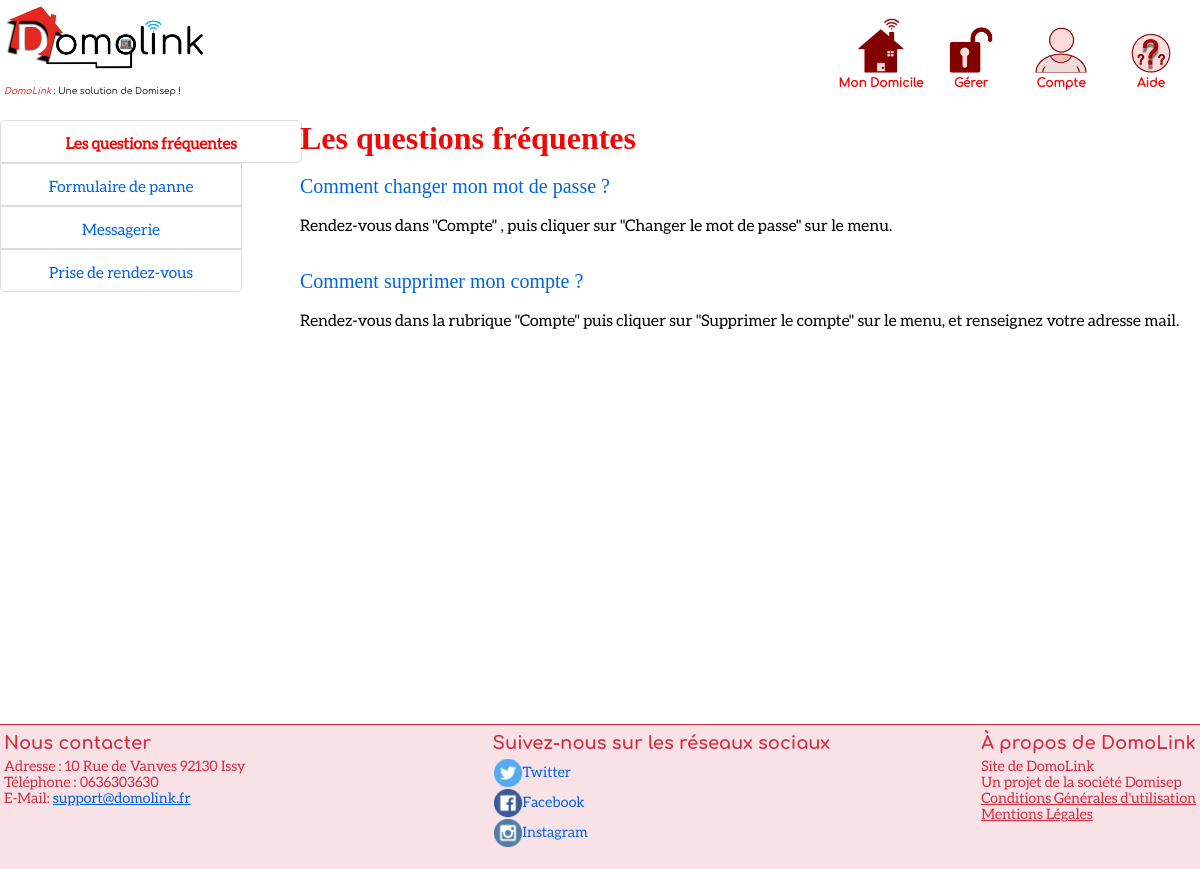
The app's page /aide/routers/router.php (signed in) with its own data.
### tables this page shows
CREATE TABLE `FAQ` (
  `id` int(11) NOT NULL,
  `question` mediumtext NOT NULL,
  `reponse` mediumtext NOT NULL
);

### aide/controllers/controller.php (called while the page is built, shortened)
 <?php
require "../../aide/models/model.php";
function questions_frequentes(){
    require "../../aide/views/faq.php";
}
function chercheQuestion(){
    afficherQuestion();
}
?>

### phpRessources/fonctions.php (called while the page is built, shortened)
<?php
class Database
{
    static $instance = null;
    static function init()
    {
        if (self::$instance == null) {
            try {
                self::$instance = new PDO('mysql:host=localhost;dbname=Domolink;charset=utf8', 'root', 'alpine');
            } catch (Exception $e) {
                header($_SERVER['SERVER_PROTOCOL'] . ' 500 Internal Server Error', true, 500);
                echo "<script>alert('Impossible de se connecter à la base de donnée !{$e->getMessage()}');</script>";
                echo "La base de donnée est inaccessible :(, reconnectez vous dans quelques temps.";
                self::$instance = null;
            }
        }
    }
    static function execute($command, $array = null)
    {
        if (gettype($command) != "string" || ($array != null && gettype($array) != "array")) {
            return null;
        } else {
            try {
                if ($array == null)
                    $req = self::$instance->query($command);
                else {
                    $req = self::$instance->prepare($command);
                }
                $req->execute($array);
                return $req;
            } catch (Exception $e) {
                return null;
            }
        }
    }
}

### aide/models/model.php (the view, shortened to what this page needs)
<?php
include_once("../../phpRessources/fonctions.php");
        ?>
        <?php
function afficherQuestion()
{
    $req = DataBase::execute('SELECT * FROM FAQ');
    while ($donnees = $req->fetch()) {
        ?>
        <div class="question"> <?php echo $donnees['question'] ?> </div> <br>
        <div class="reponse"> <?php echo $donnees['reponse'] ?> </div> <br> <br>
        <?php
    }
}

### aide/routers/router.php
<?php
require "../../aide/controllers/controller.php";
if (isset($_GET["action"])) {
    $action = htmlspecialchars($_GET["action"]);
    switch ($action){
        case "prise_de_rdv":
            prise_de_rdv();
            break;
        case "signaler_une_panne":
            formulaire_panne();
            break;
        case "conf_rdv":
            confirmation_rdv();
            break;
        case "conf_fp":
            confirmation_panne();
            break;
        case "demande_rdv":
            demande_rdv();
            break;
        case "messagerie":
            messagerie();
            break;
        case "nouveau_message":
            messagerie();
            break;
        case "message_envoye":
            message_envoye();
            break;
        case "message_recu":
            message_recu();
            break;
        case "ajouter_formulaire":
            ajout_formulaire();
            break;
        case "formulaire_message":
            formulaire_message();
            break;
        default :
            echo"error 404";
            break;
    }
}
else {
    questions_frequentes();
}
?>

### aide/views/faq.php (shortened to what this page needs)
<!DOCTYPE html>
<head>
    <link rel="stylesheet" href="/css/cssGeneral.css">
    <link rel="stylesheet" href="/css/aide.css">
</head>
<body>
<?php include("../../header.php"); ?>
<div class = "wrapper">
    <div class="menu">
        <nav>
            <a href="router.php?" class='active'>Les questions fréquentes</a>
            <a href="router.php?action=signaler_une_panne">Formulaire de panne</a>
            <a href="router.php?action=messagerie"> Messagerie </a>
            <a href="router.php?action=prise_de_rdv">Prise de rendez-vous</a>
        </nav>
    </div>
    <div class="corps">
        <h1>Les questions fréquentes</h1> <br>
        <?php chercheQuestion(); ?>
    </div>
</div>
<?php include ("../../footer.php"); ?>
</body>
</html>

### header.php (shortened to what this page needs)
<?php
include_once("phpRessources/fonctions.php");
if (empty($_SESSION['id']) && (!(strpos($_SERVER['REQUEST_URI'],"connexion.php"))&&!(strpos($_SERVER['REQUEST_URI'],"oublie.php"))&&!(strpos($_SERVER['REQUEST_URI'],"activation.php")))) {
    header("Location: /connexion.php");
    die();
} else {
    $req2 = Database::execute('SELECT nom,societe,telephone,slogan,adresse,mail,facebook,twitter,instagram FROM Administration', null);
    $donneesAdmin = $req2->fetch();
}
?>
<body>
<header>
    <div class="topIcon">
        <a href="/dashBoard.php?piece=VueGenerale">
            <img draggable="false" src="/ressources/Logo.png" alt="DomoLink" width=200vw/>
        </a>
        <div class="slogan"><br><em class="slogan compagnie"><?php echo $donneesAdmin['nom']; ?></em>
            : <?php echo $donneesAdmin['slogan']; ?></div>
    </div>
    <?php if ($_SERVER['PHP_SELF'] != "/connexion.php" && $_SERVER['PHP_SELF'] != "/oublie.php" && $_SERVER['PHP_SELF'] != "/activation.php"): ?>
        <div class="topMenu">
            <div class="menuItem">
                <a href="/dashBoard.php?piece=VueGenerale"><img draggable="false" alt="Domicile Icône"
                                                               src="/ressources/accueil.png" width=60%/></a>
                <a href="/dashBoard.php?piece=VueGenerale" class="caption">Mon Domicile</a>
            </div>
            <?php if ($_SESSION['type'] != 0): ?>
                <div class="menuItem">
                    <a href="/administration.php"><img draggable="false" src="/ressources/administration.png"
                                                      alt="Administration Icône"
                                                      width=60%/></a>
                    <a href="/administration.php" class="caption">Gérer</a>
                </div>
            <?php endif; ?>
            <div class="menuItem">
                <a href="/compte.php?action=infos"><img draggable="false" src="/ressources/compte.png"
                                                       alt="Icône Compte" width=60%/></a>
                <a href="/compte.php?action=infos" class="caption">Compte</a>
            </div>
            <div class="menuItem">
                <a href="aide/routers/router.php"><img draggable="false" src="/ressources/aide.png" alt="DomoLink" width=60%/></a>
                <a href="aide/routers/router.php" class="caption">Aide</a>
            </div>
        </div>
    <?php endif; ?>
</header>
<div class="contenu">

### footer.php (shortened to what this page needs)
</div>
<footer>
    <div class="footer_location">
        <h3> Nous contacter </h3>
        Adresse : <?php echo $donneesAdmin['adresse']; ?><br>
        Téléphone : <?php echo $donneesAdmin['telephone']; ?><br>
        E-Mail: <a id="linkMail"
                   href="mailto:<?php echo $donneesAdmin['mail']; ?>"><?php echo $donneesAdmin['mail']; ?></a><br>
    </div>
    <div class="footer_reseaux">
        <h3> Suivez-nous sur les réseaux sociaux </h3>
        <a href=<?php echo $donneesAdmin['twitter']; ?>><img src="/ressources/Twitter.png" draggable="false" width="30vw"
                                                             alt="Twitte">Twitter</a><br>
        <a href=<?php echo $donneesAdmin['facebook']; ?>><img src="/ressources/Facebook.png" draggable="false" width="30vw"
                                                              alt="Facebo">Facebook</a><br>
        <a href=<?php echo $donneesAdmin['instagram']; ?>><img src="/ressources/Instagram.png" draggable="false" width="30vw"
                                                               alt="Instagr">Instagram</a>
    </div>
    <div class="footer_description">
        <h3>À propos de DomoLink</h3>
        Site de <?php echo $donneesAdmin['nom']; ?><br>
        Un projet de la société <?php echo $donneesAdmin['societe']; ?><br>
        <a id="cguFooter">Conditions Générales d'utilisation</a><br>
        <a id="mentionsFooter">Mentions Légales</a><br>
    </div>
</footer>

### css/cssGeneral.css (style rules this page uses)
body { margin : 0; min-height: 100%; position: relative; font-family: Aleo-Regular; }
.menu a { font-size : 1.3vw; text-align: center; color: #0063e3; float: left; width: 80%; text-decoration: none; transition: background-color .3s; border: 1px solid #ddd; padding : 14px 0 10px 0; }
.menu .active { border-bottom-right-radius: 5px; border-top-right-radius: 5px; color:#EF0A0A; font-weight:bold; width: 100%; }
.menu a:last-child { border-bottom-left-radius: 5px; border-bottom-right-radius: 5px; }
.menu a:first-child { border-top-left-radius: 5px; border-top-right-radius: 5px; }

### css/aide.css (style rules this page uses)
.wrapper { display: grid; grid-template-columns: 1fr 2fr 1fr; grid-auto-rows: 10em; }
.menu { grid-column: 1; grid-row-end : -1; border: 2px salmon; }
.corps { grid-row-end: -1; grid-column: 2/span 3; border: 2px salmon; }
.question { font-family: "Comfortaa", serif; font-size: 20px; color: #0063e3; }
.corps h1 { font-family: "Comfortaa", serif; color: #EF0A0A; padding: 0; top:0; margin: 0; }

### css/header.css (style rules this page uses)
body { min-height: 100%; }
.contenu { min-height:73vh; padding-bottom: 20px; }
header { display : flex; margin-bottom:20px; padding: 4px; }
.topIcon { display: inline; float: left; }
.compagnie { color : #EF0A0A; }
.slogan { font-family: "Comfortaa-Regular" , serif; width : 100%; font-size: 9px; white-space: nowrap; overflow: hidden; }
.topMenu { display:flex; align-items:center; margin-left:auto; width : 360px; min-width : 120px; }
.menuItem { vertical-align: middle; width : 25%; display : table-cell; text-align:center; transform: translateY(5%); }
.caption { font-family: "Comfortaa-Regular", serif; display : block; font-weight:bold; color:#EF0A0A; font-size: 12px; cursor: pointer; text-decoration: none; }
.topIcon a { text-decoration: none; }

### css/footer.css (style rules this page uses)
footer { height:17vh; border-top: 1px solid #D52C42; color: #D52C42; width: calc(100% - 8px); position: absolute; left: 0; padding: 4px; font-size: 1.2vw; display: grid; grid-template-columns: repeat(2, 1fr); grid-gap: 5px; background-color: rgba(213, 49, 79, 0.14); }
footer h3 { font-family: "Comfortaa-Bold", serif; font-weight: bold; margin-top: 4px; margin-bottom: 5px; font-size: 1.5vw; }
.footer_description { grid-column: 3; grid-row: 1; }
.footer_description a { color: #D52C42; cursor: pointer; text-decoration: underline; }
.footer_reseaux { grid-column: 2; grid-row: 1; }
.footer_reseaux a { color:#0063e3; text-decoration: none; }
.footer_reseaux img { vertical-align: middle; }
.footer_location { grid-column: 1; grid-row: 1; }
#linkMail { color :#0063e3; }

### records on screen
faq: question "Comment changer mon mot de passe ?", reponse "Rendez-vous dans \"Compte\" , puis cliquer sur \"Changer le mot de passe\" sur le menu."
faq: question "Comment supprimer mon compte ?", reponse "Rendez-vous dans la rubrique \"Compte\" puis cliquer sur \"Supprimer le compte\" sur le menu, et renseignez votre adresse mail."

### other values on screen
$donneesAdmin['nom'] "DomoLink"
$donneesAdmin['slogan'] "Une solution de Domisep !"
$donneesAdmin['adresse'] "10 Rue de Vanves 92130 Issy"
$donneesAdmin['telephone'] "0636303630"
$donneesAdmin['mail'] "support@domolink.fr"
$donneesAdmin['societe'] "Domisep"
